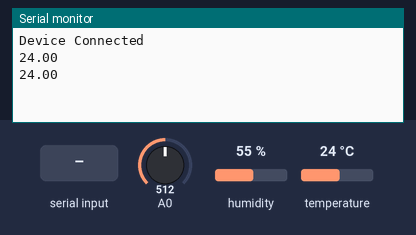
Bench run of a sketch on a simulated Arduino Uno, built with avr-gcc and run on an emulated ATmega328P. Parts: the last lines printed to the serial monitor. The test bench sets the inputs (shaded band); at power-on: temperature 24 °C, A0 = 512, humidity 55 %.

Above: at 1.8 s.
1.9 s: "h" received over the second serial link
At 2.9 s:
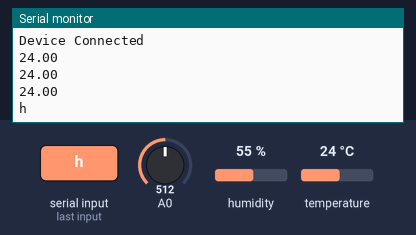
3.5 s: "t" received over the second serial link
At 5.0 s:
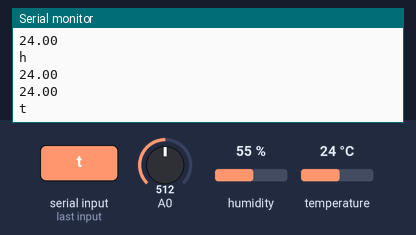
5.6 s: "m" received over the second serial link
At 7.1 s:
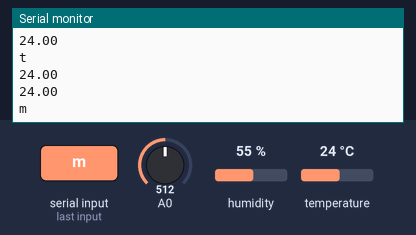
7.7 s: temperature set to 12 °C
At 9.0 s:
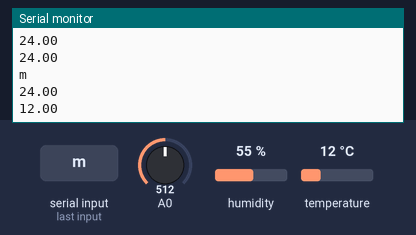
9.2 s: temperature set to 19 °C
At 10.2 s:
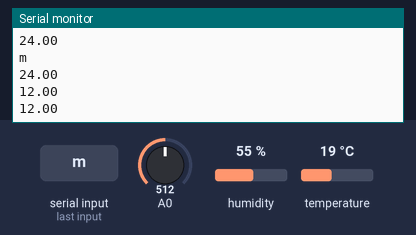
Timing chart, 0 to 11.7 s (numbered marks = the images above; inputs shaded):
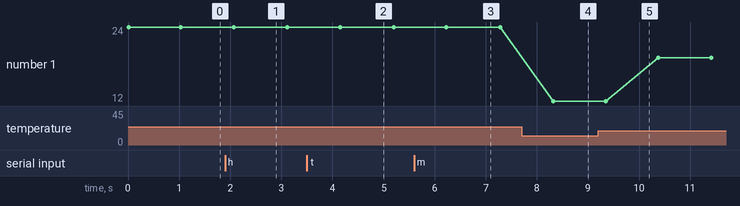

Measured:
- after the input at 1.9 s, the serial monitor: prints a new line after 0.18 s (image 1)
- after the input at 3.5 s, the serial monitor: prints a new line after 0.66 s (image 2)
- after the input at 5.6 s, the serial monitor: prints a new line after 0.64 s (image 3)
- after the input at 7.7 s, the serial monitor: prints a new line after 0.62 s (image 4)
- plotted number 1: 24 → 12 after the input at 7.7 s, 12 → 19 after the input at 9.2 s

The sketch:

main.ino
```cpp
#include <SoftwareSerial.h>
#include <DHT.h>

#define DHTPIN 7     // what pin we're connected to
#define DHTTYPE DHT22

SoftwareSerial MyBlue(10, 11); // RX | TX
DHT dht(DHTPIN, DHTTYPE);

char flag;
float hum;
float temp;
float moist;
String data;

void setup()
{
  Serial.begin(9600);
  MyBlue.begin(9600);
  dht.begin();
  Serial.println("Device Connected");
}

String send(float temp,float hum,float moist)
{
  String data;
  data = String(temp,4)+" "+String(hum,4)+" "+String(moist,4);
  return data;
}

void loop()
{
//  delay(1000);
  hum = dht.readHumidity();
  temp= dht.readTemperature();
  moist = analogRead(A0);
  Serial.println(temp);
//  data = "{"hum
  if (MyBlue.available()){
    flag = MyBlue.read();
    Serial.println(flag);
    if(flag == 'h'){
      MyBlue.print("Humidity ");
      MyBlue.println(hum);
    }else if(flag == 't'){
      MyBlue.print("Temperature ");
      MyBlue.println(temp);
    }else if(flag == 'm'){
      MyBlue.print("Soil Mositure ");
      MyBlue.println(moist);
    }
  }
//  String data = String(hum,4)+" "+String(temp,4)+" "+String(moist,4);
  MyBlue.println(send(temp,hum,moist));
  delay(1000);
}
```
